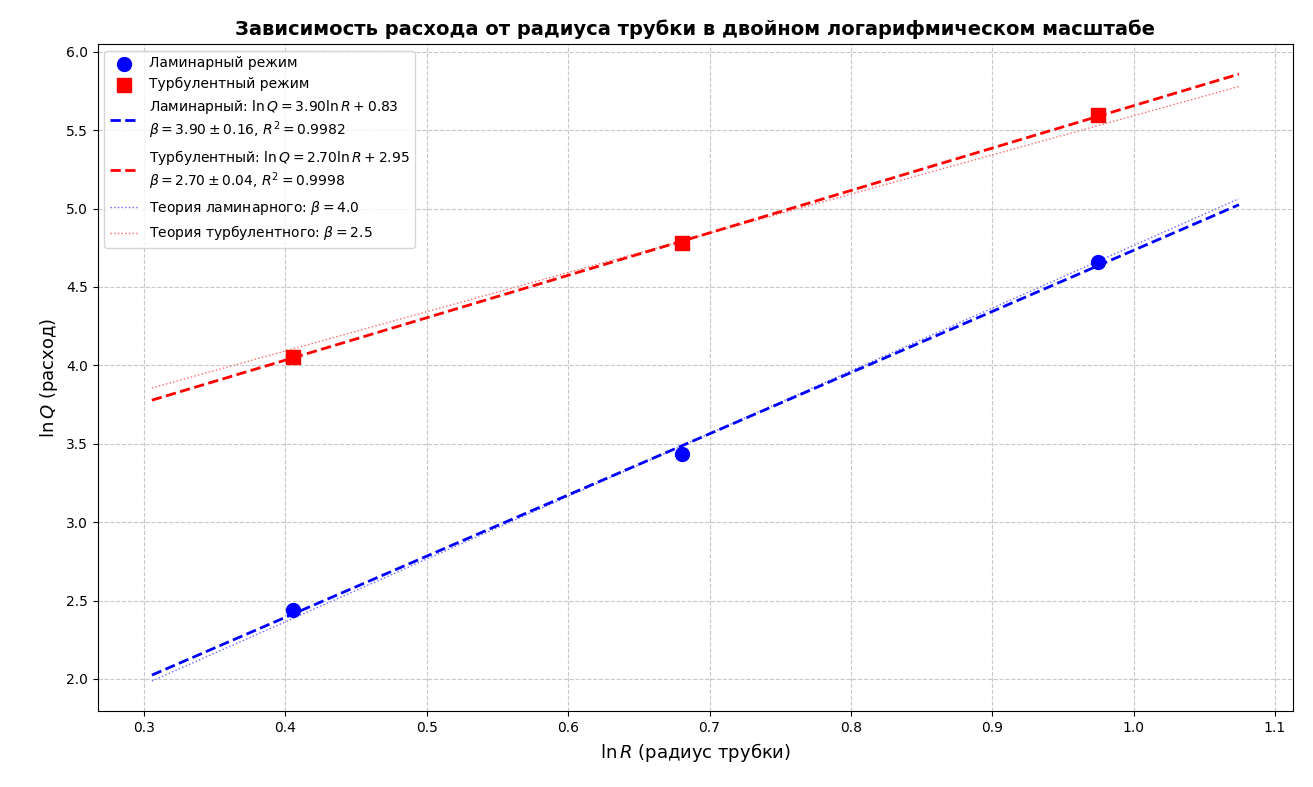

The script that drew this image:
import numpy as np
import matplotlib.pyplot as plt
from scipy.stats import linregress

# Параметры микроманометра
K = 0.2          # угловой коэффициент наклона
n = 0.9975       # поправочный коэффициент плотности спирта
G = 9.8067       # ускорение свободного падения, м/с²
t = 30.0         # время измерения, секунды

# Данные для ламинарного и турбулентного режимов
# Формат: [радиус (мм), расход_ламинарный (мл/с), расход_турбулентный (мл/с)]
data = [
    [1.500, 11.5, 57.7],   # d2(30), d=3.00 мм
    [1.975, 31.0, 119.0],  # d3(50), d=3.95 мм
    [2.650, 105.7, 268.8]  # d1(50), d=5.30 мм
]

# Преобразование в логарифмический масштаб
radii = np.array([row[0] for row in data])
Q_lam = np.array([row[1] for row in data])
Q_turb = np.array([row[2] for row in data])

ln_R = np.log(radii)
ln_Q_lam = np.log(Q_lam)
ln_Q_turb = np.log(Q_turb)

# Линейная регрессия для ламинарного режима
slope_lam, intercept_lam, r_value_lam, p_value_lam, std_err_lam = linregress(ln_R, ln_Q_lam)
R2_lam = r_value_lam**2

# Линейная регрессия для турбулентного режима
slope_turb, intercept_turb, r_value_turb, p_value_turb, std_err_turb = linregress(ln_R, ln_Q_turb)
R2_turb = r_value_turb**2

# Генерация линий аппроксимации
ln_R_fit = np.linspace(ln_R.min() - 0.1, ln_R.max() + 0.1, 100)
ln_Q_lam_fit = slope_lam * ln_R_fit + intercept_lam
ln_Q_turb_fit = slope_turb * ln_R_fit + intercept_turb

# Построение графика
plt.figure(figsize=(10, 7))

# Экспериментальные точки
plt.scatter(ln_R, ln_Q_lam, color='blue', s=100, marker='o', 
            label='Ламинарный режим', zorder=3)
plt.scatter(ln_R, ln_Q_turb, color='red', s=100, marker='s', 
            label='Турбулентный режим', zorder=3)

# Линии аппроксимации
plt.plot(ln_R_fit, ln_Q_lam_fit, color='blue', linewidth=2, linestyle='--',
         label=f'Ламинарный: $\\ln Q = {slope_lam:.2f} \\ln R + {intercept_lam:.2f}$\n$\\beta = {slope_lam:.2f} \\pm {std_err_lam:.2f}$, $R^2 = {R2_lam:.4f}$', zorder=2)
plt.plot(ln_R_fit, ln_Q_turb_fit, color='red', linewidth=2, linestyle='--',
         label=f'Турбулентный: $\\ln Q = {slope_turb:.2f} \\ln R + {intercept_turb:.2f}$\n$\\beta = {slope_turb:.2f} \\pm {std_err_turb:.2f}$, $R^2 = {R2_turb:.4f}$', zorder=2)

# Теоретические линии для сравнения
ln_Q_lam_theor = 4.0 * ln_R_fit + (intercept_lam - (4.0 - slope_lam) * np.mean(ln_R))
ln_Q_turb_theor = 2.5 * ln_R_fit + (intercept_turb - (2.5 - slope_turb) * np.mean(ln_R))
plt.plot(ln_R_fit, ln_Q_lam_theor, color='blue', linewidth=1, linestyle=':', alpha=0.6,
         label='Теория ламинарного: $\\beta = 4.0$', zorder=1)
plt.plot(ln_R_fit, ln_Q_turb_theor, color='red', linewidth=1, linestyle=':', alpha=0.6,
         label='Теория турбулентного: $\\beta = 2.5$', zorder=1)

# Оформление графика
plt.xlabel('$\\ln R$ (радиус трубки)', fontsize=13)
plt.ylabel('$\\ln Q$ (расход)', fontsize=13)
plt.title('Зависимость расхода от радиуса трубки в двойном логарифмическом масштабе', 
          fontsize=14, fontweight='bold')
plt.grid(True, linestyle='--', alpha=0.7, zorder=1)
plt.legend(fontsize=10, loc='upper left')
plt.tight_layout()

# Сохранение и отображение
plt.savefig('lnQ_vs_lnR.png', dpi=300, bbox_inches='tight')
print("График сохранён как 'lnQ_vs_lnR.png'")
plt.show()

# Вывод результатов
print("\nРезультаты анализа зависимости расхода от радиуса трубки:")
print("=" * 70)
print(f"{'Режим':<15} {'Эксп. β':<12} {'Теор. β':<12} {'Отклонение, %':<18} {'R²':<10}")
print("=" * 70)
dev_lam = abs(slope_lam - 4.0) / 4.0 * 100
dev_turb = abs(slope_turb - 2.5) / 2.5 * 100
print(f"{'Ламинарный':<15} {slope_lam:<12.2f} {4.0:<12.1f} {dev_lam:<18.1f} {R2_lam:<10.4f}")
print(f"{'Турбулентный':<15} {slope_turb:<12.2f} {2.5:<12.1f} {dev_turb:<18.1f} {R2_turb:<10.4f}")
print("=" * 70)

print("\nВыводы:")
print(f"1. Для ламинарного режима получена степень β = {slope_lam:.2f} ± {std_err_lam:.2f}")
print(f"   Теоретическое значение β = 4.0 (формула Пуазейля)")
print(f"   Отклонение: {dev_lam:.1f}% — находится в пределах экспериментальной погрешности.")

print(f"\n2. Для турбулентного режима получена степень β = {slope_turb:.2f} ± {std_err_turb:.2f}")
print(f"   Теоретическое значение β = 2.5")
print(f"   Отклонение: {dev_turb:.1f}% — находится в пределах экспериментальной погрешности.")

print("\n3. Экспериментальные данные подтверждают теоретические зависимости:")
print("   - Ламинарный режим: Q ∝ R⁴")
print("   - Турбулентный режим: Q ∝ R²·⁵")
